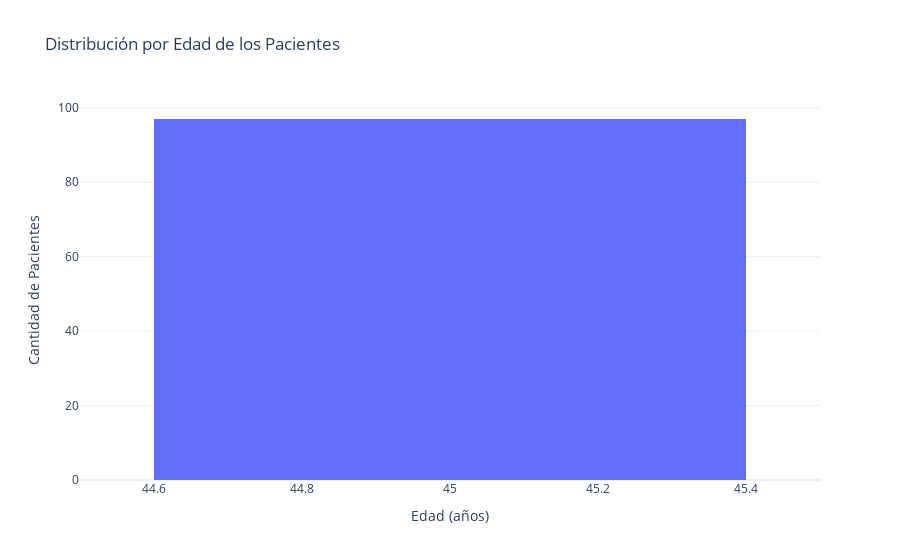

The notebook cell saved with this chart:
### Code cell
#Crear gráfico de distribución etaria

# Eliminar filas sin edad calculada
df_users_cleaned = df_users.dropna(subset=['age'])

# Crear un histograma con Plotly
fig = px.histogram(
    df_users_cleaned,
    x="age",                      # Columna de edad
    nbins=20,                     # Número de barras (bins) en el histograma
    title="Distribución por Edad de los Pacientes",
    labels={"age": "Edad"},       # Etiqueta personalizada para el eje X
    color_discrete_sequence=["#636EFA"]  # Color personalizado
)

# Personalizar el diseño del gráfico
fig.update_layout(
    xaxis_title="Edad (años)",  # Etiqueta del eje X
    yaxis_title="Cantidad de Pacientes",  # Etiqueta del eje Y
    template="plotly_white",   # Plantilla moderna
    bargap=0.2                 # Espaciado entre barras
)

# Mostrar el gráfico interactivo
fig.show()

### Figure 1 — Plotly figure (JSON) as saved in the notebook; plotly's stock layout.template omitted (floating-point values rounded to 4 significant figures)
{"data": [{"alignmentgroup": "True", "bingroup": "x", "hovertemplate": "Edad=%{x}<br>count=%{y}<extra></extra>", "legendgroup": "", "marker": {"color": "#636EFA", "pattern": {"shape": ""}}, "name": "", "nbinsx": 20, "offsetgroup": "", "orientation": "v", "showlegend": false, "type": "histogram", "x": [45, 45, 45, 45, 45, 45, 45, 45, 45, 45, 45, 45, 45, 45, 45, 45, 45, 45, 45, 45, 45, 45, 45, 45, 45, 45, 45, 45, 45, 45, 45, 45, 45, 45, 45, 45, 45, 45, 45, 45, 45, 45, 45, 45, 45, 45, 45, 45, 45, 45, 45, 45, 45, 45, 45, 45, 45, 45, 45, 45, 45, 45, 45, 45, 45, 45, 45, 45, 45, 45, 45, 45, 45, 45, 45, 45, 45, 45, 45, 45, 45, 45, 45, 45, 45, 45, 45, 45, 45, 45, 45, 45, 45, 45, 45, 45, 45], "xaxis": "x", "yaxis": "y"}], "layout": {"bargap": 0.2, "barmode": "relative", "legend": {"tracegroupgap": 0}, "title": {"text": "Distribución por Edad de los Pacientes"}, "xaxis": {"anchor": "y", "domain": [0, 1], "title": {"text": "Edad (años)"}}, "yaxis": {"anchor": "x", "domain": [0, 1], "title": {"text": "Cantidad de Pacientes"}}}}
